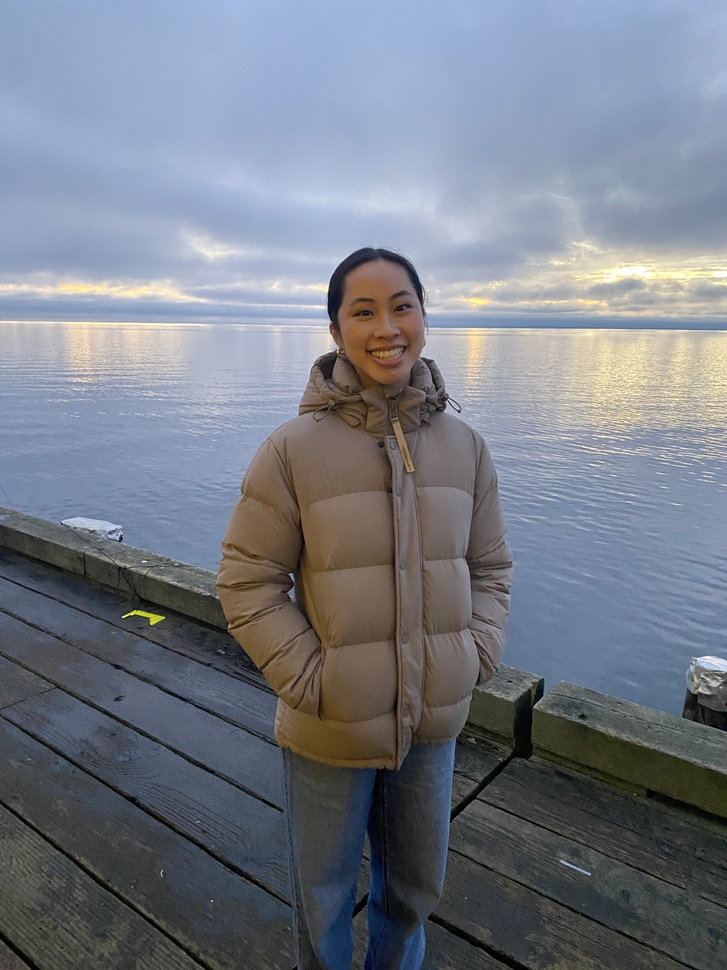
#> input picture assets/mylove.jpg, 727 x 970 px, shrunk from 3024 x 4032 before the run, found by its file name
$ python pixel_matching.py
#> lines starting #> are read from the running program, lines starting #| are printed output that depends on the picture
import numpy as np
from scipy.optimize import linear_sum_assignment
from scipy.spatial.distance import cdist
from skimage.transform import resize
from skimage.filters import sobel
from skimage.color import rgb2lab, gray2rgb
from skimage.util import img_as_float

import matplotlib.pyplot as plt
from typing import Callable


def flatten(img: np.ndarray):
    """
    Wrapper around array flatten so I can
    overload it

    :param img: Description
    :type img: np.ndarray
    """
    return img.flatten()


def edge_magnitude(img):
    if img.ndim == 3:
        return flatten(np.sum(np.abs(sobel(img)), axis=2))
    return flatten(np.abs(sobel(img)))


def luminance(img: np.ndarray):
    if img.ndim == 2:
        return img
    return np.dot(img[..., :3], [0.299, 0.587, 0.114])


def pixel_sorting(
    img: np.ndarray,
    target: np.ndarray,
    score_func: Callable = flatten,
    colour_func: Callable = luminance,
) -> tuple[np.ndarray, tuple[np.ndarray]]:
    """
    Docstring for pixel_sorting
    This function calculated the way to make 1 image look like another using
    pallette sorting

    :param img: Description
    :type img: np.ndarray
    :param target: Description
    :type target: np.ndarray
    """

    if target.ndim == 3 and img.ndim == 2:
        img = gray2rgb(img)

    input_img = np.array(resize(img, target.shape, anti_aliasing=True))

    # Handle Colour
    if input_img.ndim > 2:
        palette = colour_func(input_img)
    else:
        palette = input_img

    if target.ndim > 2:
        template = colour_func(target)
    else:
        template = target

    input_vec = palette.flatten()

    # Compute features to sort on
    input_scores = score_func(palette)
    target_scores = score_func(template)

    input_idx = np.argsort(input_scores)
    target_idx = np.argsort(target_scores)

    # reshape result
    if input_img.ndim <= 2:
        result = np.zeros_like(input_vec)
        result[target_idx] = input_vec[input_idx]
        return result.reshape(input_img.shape), input_idx, target_idx
    input_y, input_x = np.unravel_index(input_idx, palette.shape)
    target_y, target_x = np.unravel_index(target_idx, template.shape)
    result = np.zeros_like(target)
    result[target_y, target_x, :] = input_img[input_y, input_x, :]
    return (
        result,
        (input_y, input_x, target_y, target_x),
    )


if __name__ == "__main__":
    from skimage import data
    from skimage.io import imread
    from skimage.color import rgb2gray

    img = img_as_float(imread("assets/mylove.jpg"))
    pallette = img_as_float(data.cat())
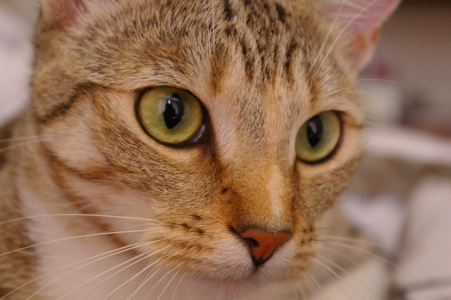
#> input picture skimage.data.cat(), 451 x 300 px
    result, _ = pixel_sorting(pallette, img)
#> in pixel_sorting, `input_img = np.array(resize(img, target.shape, anti_aliasing=True))`:
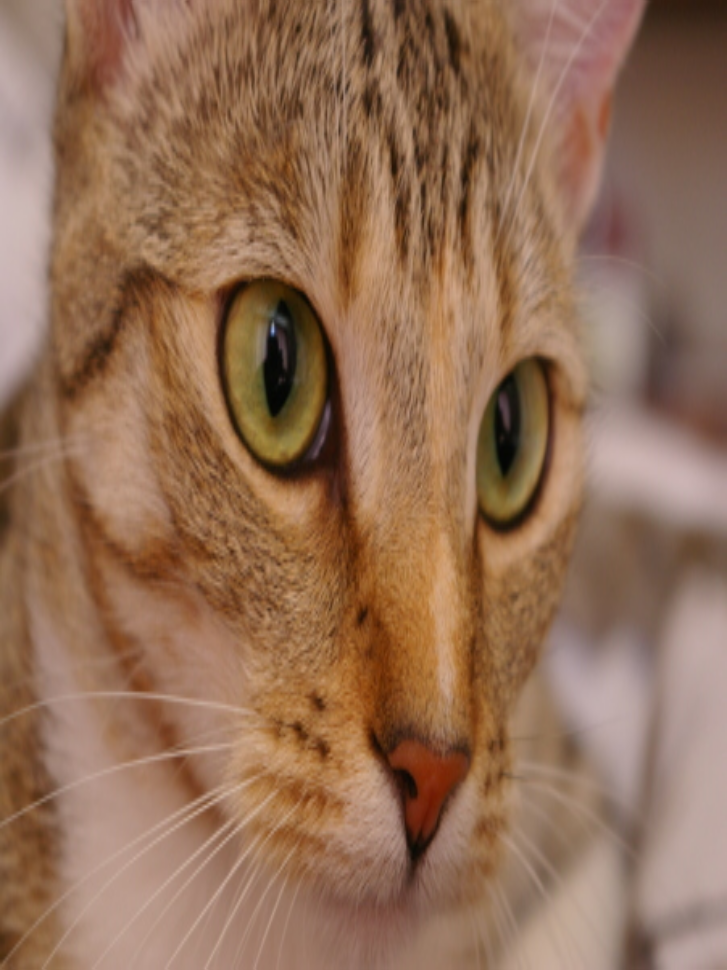
#> input_img: shape (970, 727, 3) float64; mean R, G, B 0.579, 0.437, 0.34
#> in luminance, `return np.dot(img[..., :3], [0.299, 0.587, 0.114])`:
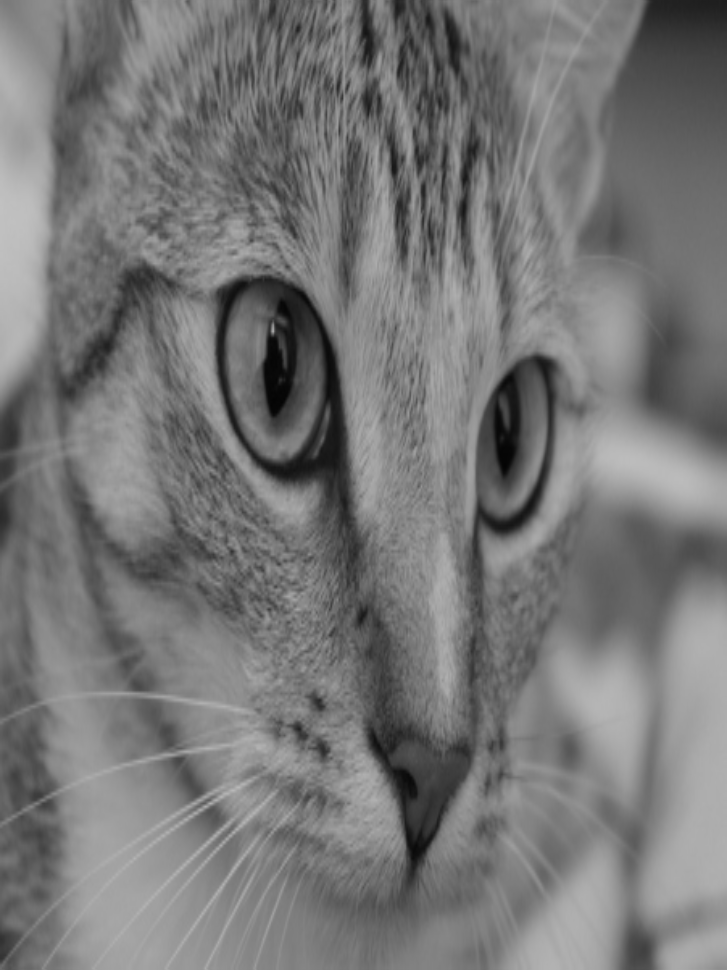
#> returned value: shape (970, 727) float64; min 0.015, max 0.761, mean 0.468
#> in luminance (call 2), `return np.dot(img[..., :3], [0.299, 0.587, 0.114])`:
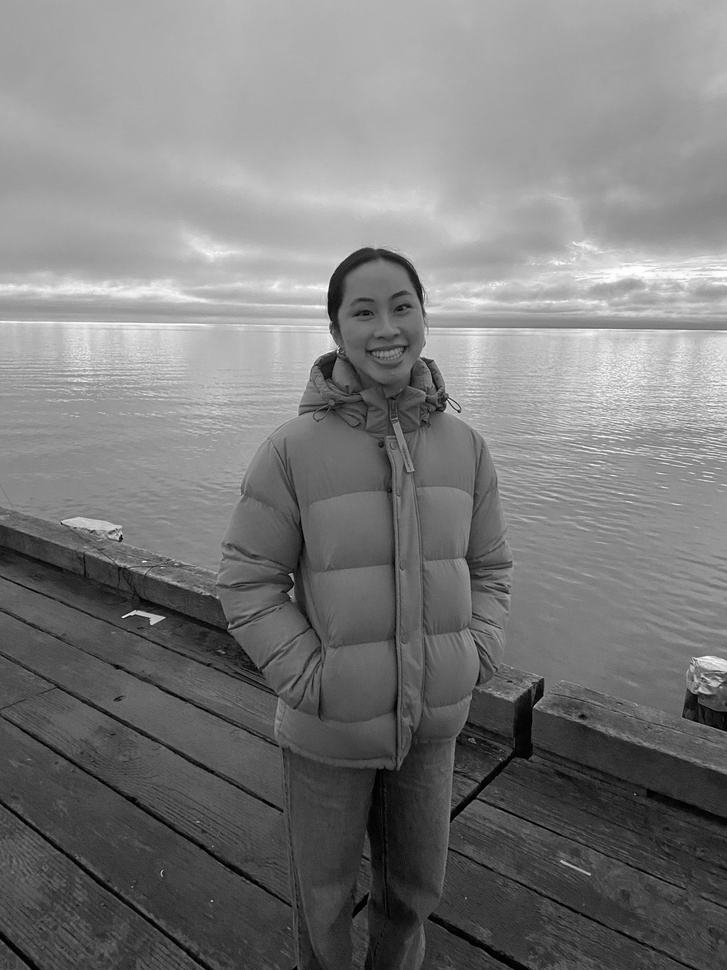
#> returned value: shape (970, 727) float64; min 0, max 1, mean 0.485
#> in pixel_sorting, `result[target_y, target_x, :] = input_img[input_y, input_x, :]`:
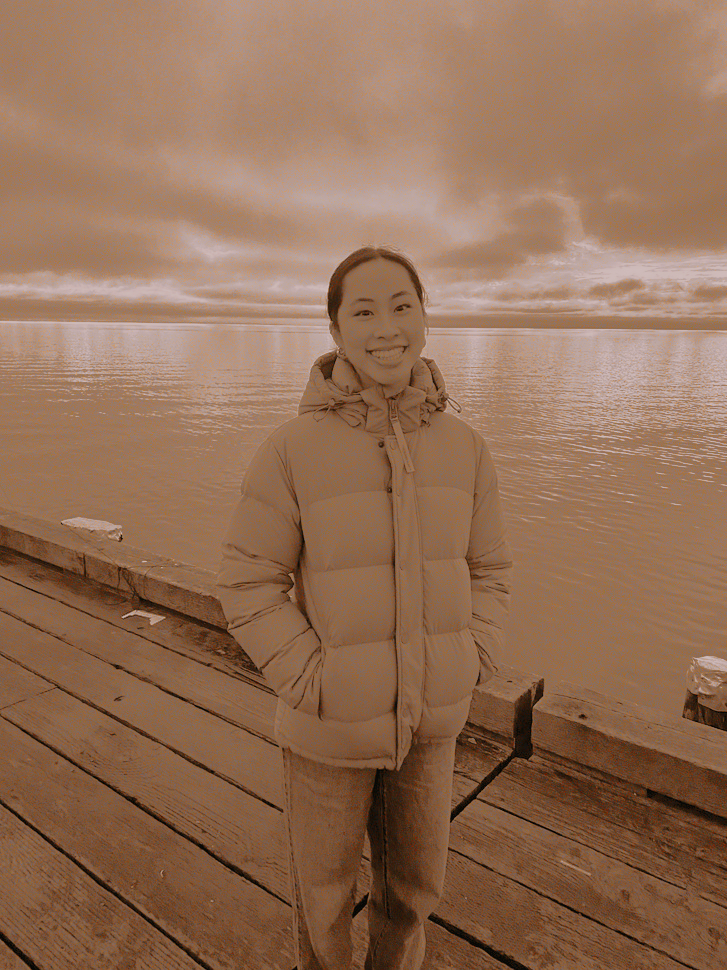
#> result: shape (970, 727, 3) float64; mean R, G, B 0.579, 0.437, 0.34

    plt.subplot(121)
    plt.imshow(result)
    plt.subplot(122)
    plt.imshow(img)
    plt.show()

$ run again, with assets/image(5).png saved as assets/mylove.jpg
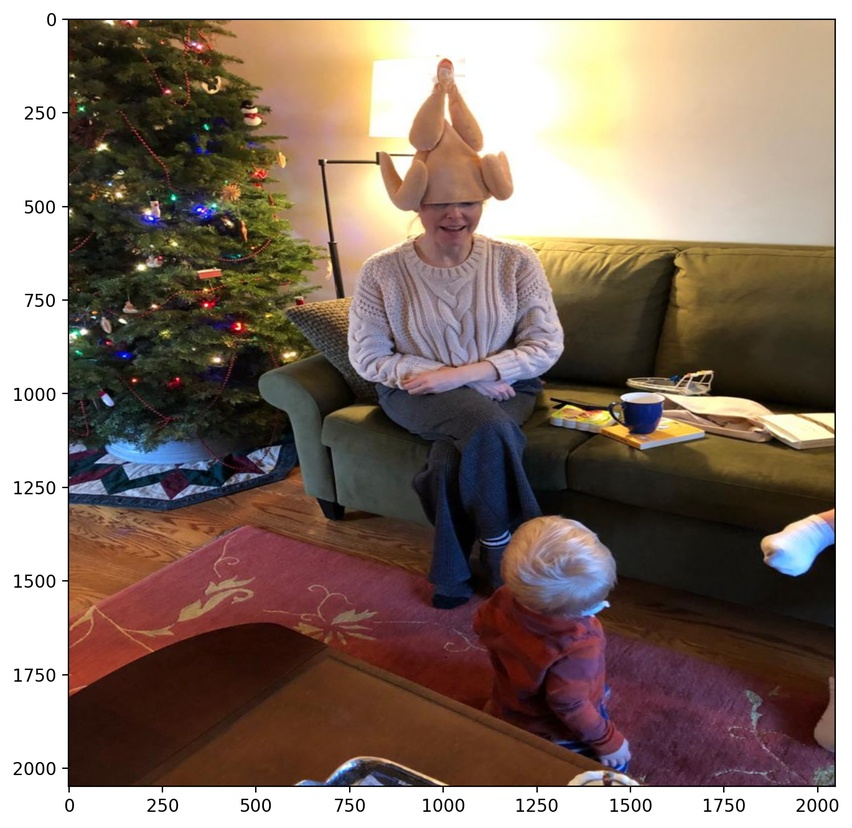
#> input picture assets/image(5).png, 852 x 828 px, shrunk from 1369 x 1330 before the run, found by its file name
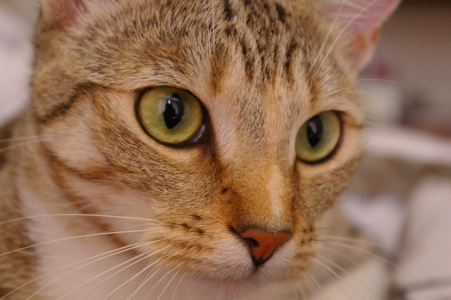
#> input picture skimage.data.cat(), 451 x 300 px
#> in pixel_sorting, `result[target_y, target_x, :] = input_img[input_y, input_x, :]`:
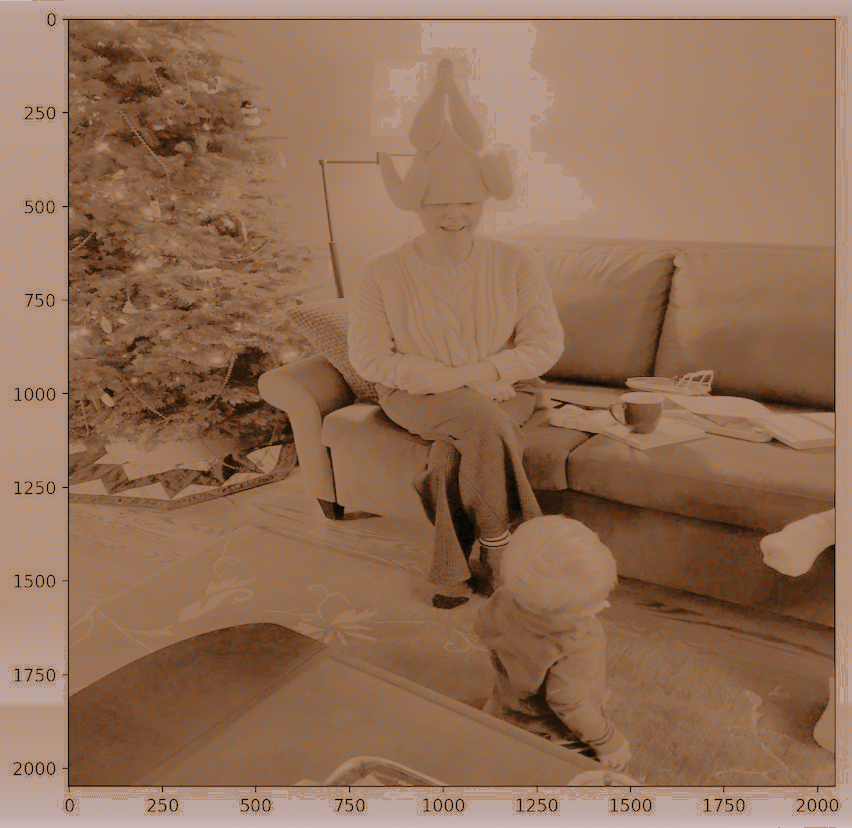
#> result: shape (828, 852, 3) float64; mean R, G, B 0.579, 0.437, 0.34
